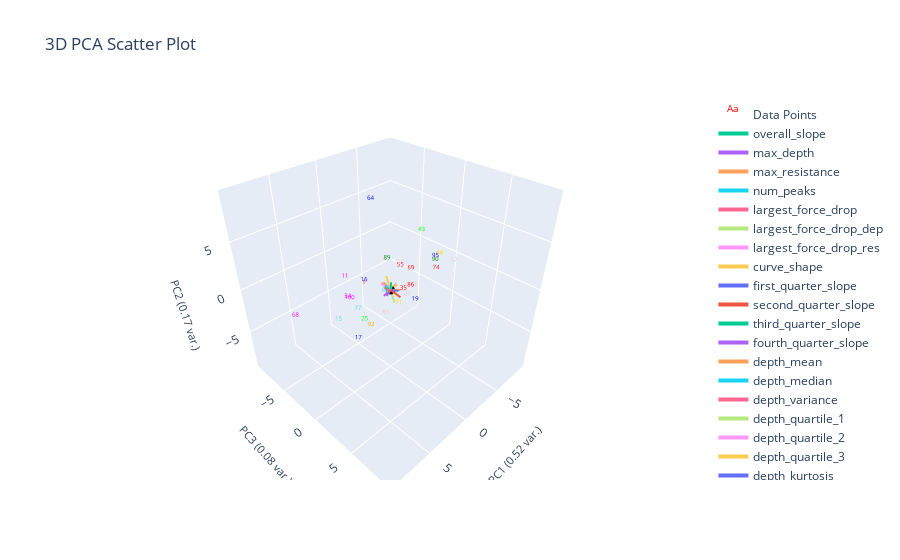

The notebook cell saved with this chart:
### Markdown cell above
# Plot Labeled Data Only

### Code cell
plotting.plot_pca(marions_labeled_data, 
                  marions_labeled_data[f'{ylabel_name}_nums'], 
                  3, 
                  graph_title=f'',
                  ylabel_name=ylabel_name,)

### Figure 1 — Plotly figure (JSON) as saved in the notebook; plotly's stock layout.template omitted (floating-point values rounded to 4 significant figures)
{"data": [{"mode": "text", "name": "Data Points", "text": ["1", "5", "11", "15", "16", "17", "19", "25", "27", "34", "35", "43", "48", "55", "57", "60", "61", "64", "68", "69", "71", "74", "77", "85", "86", "89", "90", "92", "95", "100"], "textfont": {"color": ["red", "pink", "magenta", "turquoise", "blue", "blue", "blue", "lime", "pink", "magenta", "red", "lime", "gold", "red", "pink", "turquoise", "pink", "blue", "magenta", "red", "gold", "red", "turquoise", "pink", "red", "green", "green", "orange", "blue", "magenta"], "size": 6}, "type": "scatter3d", "x": [3.86, -1.226, 4.956, 6.328, 3.662, 4.366, -0.8276, 1.828, 0.08015, 5.075, -0.3597, -7.643, -7.155, -2.047, -7.004, 1.22, 0.2789, -1.832, 9.707, -3.858, -1.418, -6.527, 4.588, -0.947, -2.685, 0.7064, -4.597, 3.029, -3.64, 2.083], "y": [0.6796, 1.919, -0.4001, 0.1509, 0.5534, 0.2575, 2.355, -1.723, 2.187, -0.00475, 1.279, -3.118, -0.1475, -0.7404, 1.795, 0.5175, 1.347, -4.401, -0.9229, -1.016, -0.3831, 0.02615, 0.6409, -1.653, 0.06847, 0.2622, 1.35, 0.5097, 2.126, -3.515], "z": [2.251, 0.1526, 2.913, -0.5546, 2.381, -3.822, -1.086, -4.267, -0.09611, 1.114, -0.178, 1.324, -0.03054, 0.6405, 0.05875, -5.797e-05, 2.864, 6.318, 1.223, -0.6767, -3.327, -1.4, -0.09608, -4.992, -1.601, 3.083, 1.035, -2.929, 2.222, -2.523]}, {"marker": {"color": "black", "size": 3}, "mode": "markers", "name": "Origin", "showlegend": false, "type": "scatter3d", "x": [0], "y": [0], "z": [0]}, {"line": {"width": 4}, "mode": "lines+text", "name": "overall_slope", "textposition": "top center", "type": "scatter3d", "x": [0, 0.3948], "y": [0, -0.1762], "z": [0, -0.1075]}, {"line": {"width": 4}, "mode": "lines+text", "name": "max_depth", "textposition": "top center", "type": "scatter3d", "x": [0, -0.705], "y": [0, 0.1456], "z": [0, 0.3274]}, {"line": {"width": 4}, "mode": "lines+text", "name": "max_resistance", "textposition": "top center", "type": "scatter3d", "x": [0, 0.8048], "y": [0, -0.06273], "z": [0, -0.2872]}, {"line": {"width": 4}, "mode": "lines+text", "name": "num_peaks", "textposition": "top center", "type": "scatter3d", "x": [0, -0.4889], "y": [0, -0.7535], "z": [0, -0.01593]}, {"line": {"width": 4}, "mode": "lines+text", "name": "largest_force_drop", "textposition": "top center", "type": "scatter3d", "x": [0, -0.429], "y": [0, -0.8513], "z": [0, -0.1882]}, {"line": {"width": 4}, "mode": "lines+text", "name": "largest_force_drop_dep", "textposition": "top center", "type": "scatter3d", "x": [0, -0.07922], "y": [0, 0.1102], "z": [0, 0.5766]}, {"line": {"width": 4}, "mode": "lines+text", "name": "largest_force_drop_res", "textposition": "top center", "type": "scatter3d", "x": [0, 0.3923], "y": [0, -0.145], "z": [0, 0.668]}, {"line": {"width": 4}, "mode": "lines+text", "name": "curve_shape", "textposition": "top center", "type": "scatter3d", "x": [0, 0.07343], "y": [0, -0.4702], "z": [0, 1.359]}, {"line": {"width": 4}, "mode": "lines+text", "name": "first_quarter_slope", "textposition": "top center", "type": "scatter3d", "x": [0, 0.3752], "y": [0, -0.3013], "z": [0, 0.2045]}, {"line": {"width": 4}, "mode": "lines+text", "name": "second_quarter_slope", "textposition": "top center", "type": "scatter3d", "x": [0, 0.365], "y": [0, 0.04049], "z": [0, 0.1449]}, {"line": {"width": 4}, "mode": "lines+text", "name": "third_quarter_slope", "textposition": "top center", "type": "scatter3d", "x": [0, 0.2946], "y": [0, -0.007005], "z": [0, -0.1884]}, {"line": {"width": 4}, "mode": "lines+text", "name": "fourth_quarter_slope", "textposition": "top center", "type": "scatter3d", "x": [0, 0.3397], "y": [0, -0.4199], "z": [0, -0.6129]}, {"line": {"width": 4}, "mode": "lines+text", "name": "depth_mean", "textposition": "top center", "type": "scatter3d", "x": [0, -0.705], "y": [0, 0.1456], "z": [0, 0.3274]}, {"line": {"width": 4}, "mode": "lines+text", "name": "depth_median", "textposition": "top center", "type": "scatter3d", "x": [0, -0.705], "y": [0, 0.1456], "z": [0, 0.3274]}, {"line": {"width": 4}, "mode": "lines+text", "name": "depth_variance", "textposition": "top center", "type": "scatter3d", "x": [0, -0.7469], "y": [0, 0.01922], "z": [0, 0.3196]}, {"line": {"width": 4}, "mode": "lines+text", "name": "depth_quartile_1", "textposition": "top center", "type": "scatter3d", "x": [0, -0.705], "y": [0, 0.1456], "z": [0, 0.3274]}, {"line": {"width": 4}, "mode": "lines+text", "name": "depth_quartile_2", "textposition": "top center", "type": "scatter3d", "x": [0, -0.705], "y": [0, 0.1456], "z": [0, 0.3274]}, {"line": {"width": 4}, "mode": "lines+text", "name": "depth_quartile_3", "textposition": "top center", "type": "scatter3d", "x": [0, -0.705], "y": [0, 0.1456], "z": [0, 0.3274]}, {"line": {"width": 4}, "mode": "lines+text", "name": "depth_kurtosis", "textposition": "top center", "type": "scatter3d", "x": [0, -1.077e-15], "y": [0, 4.855e-16], "z": [0, 1.097e-16]}, {"line": {"width": 4}, "mode": "lines+text", "name": "res_mean", "textposition": "top center", "type": "scatter3d", "x": [0, 0.6913], "y": [0, -0.08256], "z": [0, 0.5569]}, {"line": {"width": 4}, "mode": "lines+text", "name": "res_median", "textposition": "top center", "type": "scatter3d", "x": [0, 0.5622], "y": [0, -0.09481], "z": [0, 0.7421]}, {"line": {"width": 4}, "mode": "lines+text", "name": "res_variance", "textposition": "top center", "type": "scatter3d", "x": [0, 0.6832], "y": [0, 0.187], "z": [0, -0.2276]}, {"line": {"width": 4}, "mode": "lines+text", "name": "res_quartile_1", "textposition": "top center", "type": "scatter3d", "x": [0, 0.4129], "y": [0, -0.5127], "z": [0, 0.8067]}, {"line": {"width": 4}, "mode": "lines+text", "name": "res_quartile_2", "textposition": "top center", "type": "scatter3d", "x": [0, 0.5622], "y": [0, -0.09481], "z": [0, 0.7421]}, {"line": {"width": 4}, "mode": "lines+text", "name": "res_quartile_3", "textposition": "top center", "type": "scatter3d", "x": [0, 0.6899], "y": [0, 0.2088], "z": [0, 0.3966]}, {"line": {"width": 4}, "mode": "lines+text", "name": "res_skew", "textposition": "top center", "type": "scatter3d", "x": [0, -0.101], "y": [0, 0.4226], "z": [0, -1.282]}, {"line": {"width": 4}, "mode": "lines+text", "name": "res_kurtosis", "textposition": "top center", "type": "scatter3d", "x": [0, -0.2149], "y": [0, -1.476], "z": [0, -0.06686]}, {"line": {"width": 4}, "mode": "lines+text", "name": "k_overall", "textposition": "top center", "type": "scatter3d", "x": [0, 0.3656], "y": [0, -0.06675], "z": [0, -0.05621]}, {"line": {"width": 4}, "mode": "lines+text", "name": "k2cm", "textposition": "top center", "type": "scatter3d", "x": [0, -0.1257], "y": [0, 0.8838], "z": [0, 0.2785]}, {"line": {"width": 4}, "mode": "lines+text", "name": "rsquared", "textposition": "top center", "type": "scatter3d", "x": [0, 0.4618], "y": [0, 1.709], "z": [0, 0.2986]}, {"line": {"width": 4}, "mode": "lines+text", "name": "work2cm", "textposition": "top center", "type": "scatter3d", "x": [0, 0.03002], "y": [0, 0.1102], "z": [0, 0.916]}, {"line": {"width": 4}, "mode": "lines+text", "name": "Fpeak", "textposition": "top center", "type": "scatter3d", "x": [0, 0.8048], "y": [0, -0.06273], "z": [0, -0.2872]}, {"line": {"width": 4}, "mode": "lines+text", "name": "dpeak", "textposition": "top center", "type": "scatter3d", "x": [0, -0.5482], "y": [0, 0.7609], "z": [0, 0.1214]}], "layout": {"autosize": true, "scene": {"aspectmode": "cube", "xaxis": {"range": [-9.707, 9.707], "title": {"font": {"size": 11}, "text": "PC1 (0.52 var.)"}}, "yaxis": {"range": [-9.707, 9.707], "title": {"font": {"size": 11}, "text": "PC3 (0.08 var.)"}}, "zaxis": {"range": [-9.707, 9.707], "title": {"font": {"size": 11}, "text": "PC2 (0.17 var.)"}}}, "title": {"text": "3D PCA Scatter Plot"}}}
